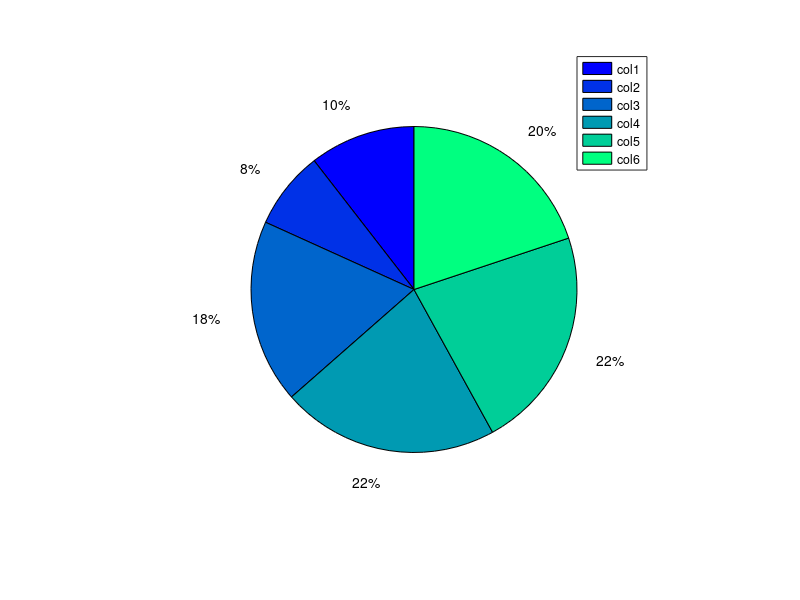

Write the MATLAB code that produced this figure.
%problema3 Laborator 2


A=[2 1.5 3 3.5 4 3; 1.5 1 2.5 3 3.25 3.5; 1.25 1 2.75 3.25 2.75 2.5];
plot(A)
title('Problema 3 laborator 2')
legend('col1', 'col2', 'col3', 'col4', 'col5', 'col6')

x=sum(A);
h=pie(x); colormap winter
legend('col1', 'col2', 'col3', 'col4', 'col5', 'col6')
